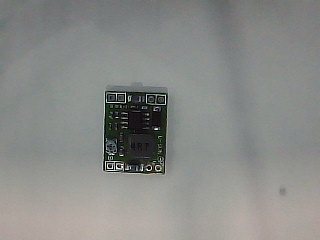
#> input picture AOI_Machine_Final/Standard_Image_folder/Standard_Image.jpg, 320 x 240 px
$ python -i alignment.py   (imports and definitions only)
#> lines starting #> are read from the running program, lines starting #| are printed output that depends on the picture
#> in complete_alignment, imReference is the input picture: shape (240, 320, 3); mean B, G, R 135.5, 138.3, 137.1
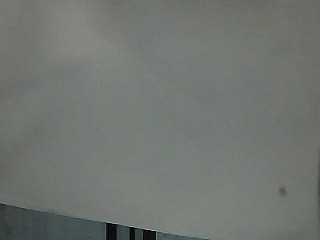
#> input picture AOI_Machine_Final/Captured_Image_folder/Captured_Image.jpg, 320 x 240 px
#> in complete_alignment, im is the input picture: shape (240, 320, 3); mean B, G, R 112.6, 116.8, 112.6
import shutil
import cv2
import numpy as np
import pandas as pd
from ast import literal_eval
import imutils

# Pixel to CNC Transformation Parameters

xp=0.02955275
yp=0.02924065
xc=0.6179165
yc=0.4992825

dx = -0.04782644580618903
dy = 0.05856534126471486

# Feature Matching Parameter to Get Correct Aligment, Maximum features that will match will be 5000 and 15% Match percentage will be Considered as Good Match.

MAX_FEATURES = 5000
GOOD_MATCH_PERCENT = 0.15

# Function to Get the Median of All X and Y cordinates which is Part of Pixel to CNC Transformation.

def median(coord):
    x=0
    y=0
    for i in range(4):
        x+=coord[i][0]
        y+=coord[i][1]
    x=x/4
    y=y/4
    median_coord = np.array([x,y])
    return(median_coord)

# This Function is Used to Align The image according to the Given Reference Image.
# im1 is the Non Aligned image and The im2 image is Standard image which is used as reference for the im1 image to Align it as reference.

def alignImages(im1, im2):

  # Convert images to grayscale
  im1Gray = cv2.cvtColor(im1, cv2.COLOR_BGR2GRAY)
  im2Gray = cv2.cvtColor(im2, cv2.COLOR_BGR2GRAY)

  # Detect ORB features and compute descriptors.
  orb = cv2.ORB_create(MAX_FEATURES)
  keypoints1, descriptors1 = orb.detectAndCompute(im1Gray, None)
#> keypoints1 = (); descriptors1 = None
  keypoints2, descriptors2 = orb.detectAndCompute(im2Gray, None)
#> keypoints2 = 558 keypoints; strongest (x, y, size): (120, 166, 31), (118, 166, 31), (147, 169, 31), (157, 168, 31)

  # Match features.
  matcher = cv2.DescriptorMatcher_create(cv2.DESCRIPTOR_MATCHER_BRUTEFORCE_HAMMING)
  matches = matcher.match(descriptors1, descriptors2, None)
#> matches = ()

  # Sort matches by score

  matches = sorted(matches, key=lambda x:x.distance)
#> matches = []

  # Remove not so good matches

  numGoodMatches = int(len(matches) * GOOD_MATCH_PERCENT)
#> numGoodMatches = 0
  matches = matches[:numGoodMatches]

  # Draw top matches

  imMatches = cv2.drawMatches(im1, keypoints1, im2, keypoints2, matches, None)
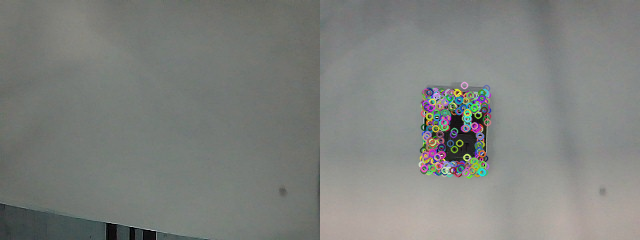
#> imMatches: shape (240, 640, 3); mean B, G, R 125.8, 129.3, 126.7
  cv2.imwrite("matches.jpg", imMatches)

  # Extract location of good matches

  points1 = np.zeros((len(matches), 2), dtype=np.float32)
#> points1 = empty array
  points2 = np.zeros((len(matches), 2), dtype=np.float32)
#> points2 = empty array

  for i, match in enumerate(matches):
    points1[i, :] = keypoints1[match.queryIdx].pt
    points2[i, :] = keypoints2[match.trainIdx].pt
#> this loop made 0 passes

  # Find homography

#> (the run stopped early here; a loop or call above may not have finished)
